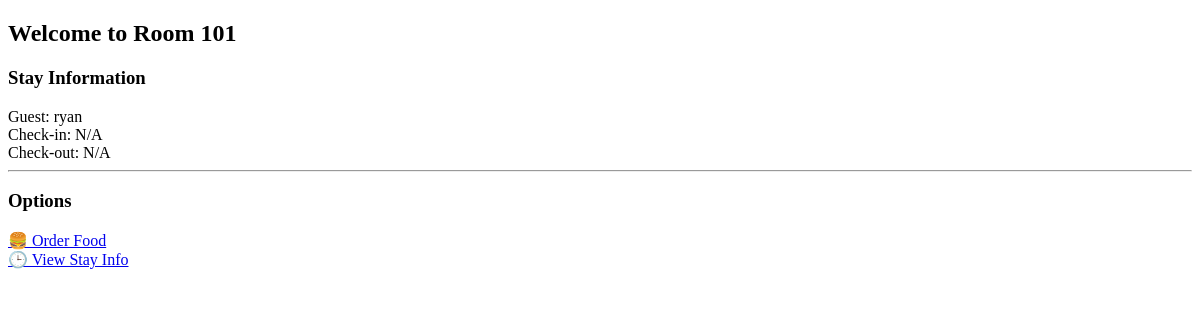
/guest/dashboard.php?room=101, run on an earlier commit of the app's database.
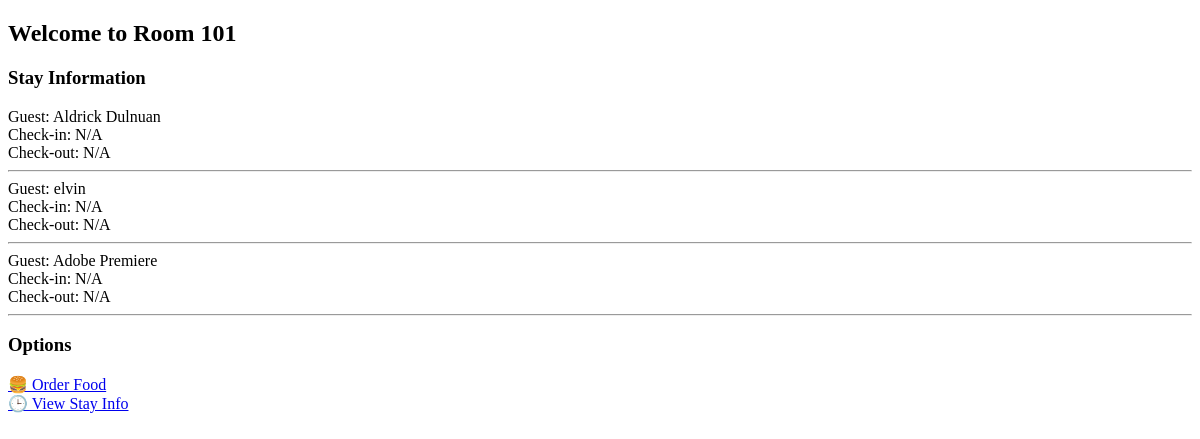
And on a later commit of the database.
### tables this page shows
CREATE TABLE `bookings` (
  `id` int NOT NULL,
  `guest_name` varchar(100) DEFAULT NULL,
  `email` varchar(255) DEFAULT NULL,
  `address` text,
  `telephone` varchar(20) DEFAULT NULL,
  `age` int DEFAULT NULL,
  `num_people` int DEFAULT NULL,
  `room_number` varchar(10) DEFAULT NULL,
  `duration` varchar(10) DEFAULT NULL,
  `payment_mode` varchar(10) DEFAULT NULL,
  `reference_number` varchar(50) DEFAULT NULL,
  `booking_token` varchar(20) DEFAULT NULL,
  `amount_paid` double DEFAULT NULL,
  `total_price` double DEFAULT NULL,
  `change_amount` double DEFAULT NULL,
  `start_date` datetime DEFAULT NULL,
  `end_date` datetime DEFAULT NULL,
  `status` varchar(20) NOT NULL DEFAULT 'upcoming',
  `created_at` timestamp NULL DEFAULT CURRENT_TIMESTAMP,
  `cancellation_reason` text,
  `cancelled_at` datetime DEFAULT NULL
);

### guest/dashboard.php (the view, shortened to what this page needs)
<?php
include '../database.php';
$room = $_GET['room'] ?? '';
$room = (int)$room;
$stmt = $conn->prepare("SELECT * FROM bookings WHERE room_number = ?");
$stmt->bind_param("i", $room);
$stmt->execute();
$result = $stmt->get_result();
$bookings = $result->fetch_all(MYSQLI_ASSOC);
$stmt = $conn->prepare("SELECT * FROM rooms WHERE room_number = ?");
$stmt->bind_param("i", $room);
$stmt->execute();
$roomResult = $stmt->get_result();
$roomData = $roomResult->fetch_assoc();
?>
<!DOCTYPE html>
<html>
<head>
</head>
<body>
  <h2>Welcome to Room <?php echo htmlspecialchars($roomData['room_number']); ?></h2>
  <?php if ($bookings): ?>
    <h3>Stay Information</h3>
    <?php foreach ($bookings as $b): ?>
        Guest: <?php echo htmlspecialchars($b['guest_name'] ?? 'Unknown'); ?><br>
        Check-in: <?php echo htmlspecialchars($b['check_in'] ?? 'N/A'); ?><br>
        Check-out: <?php echo htmlspecialchars($b['check_out'] ?? 'N/A'); ?><br>
        <hr>
    <?php endforeach; ?>
  <?php else: ?>
    <p>❌ No bookings found for this room.</p>
  <?php endif; ?>
  <h3>Options</h3>
  <a href="order-food.php?room=<?php echo urlencode($room); ?>">🍔 Order Food</a><br>
  <a href="view-stay.php?room=<?php echo urlencode($room); ?>">🕒 View Stay Info</a><br>
</body>
</html>

What changed in the data, as far as the page shows it:
removed bookings: guest_name "ryan", check_in "N/A", check_out "N/A"
added bookings: guest_name "Aldrick Dulnuan", check_in "N/A", check_out "N/A"
added bookings: guest_name "elvin", check_in "N/A", check_out "N/A"
added bookings: guest_name "Adobe Premiere", check_in "N/A", check_out "N/A"
